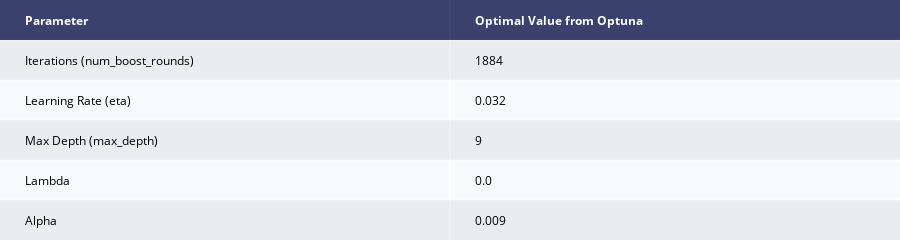

The cell this chart's notebook holds for it:
### Code cell
# Suppress optuna log messages
optuna.logging.set_verbosity(optuna.logging.WARNING) 

# Optuna objective function
def objective_trend_xgb(trial):
    
    # Get data for the trend model
    xtrain_reg = df_train.get_column("Time_index").to_numpy()
    xvalid_reg = df_valid.get_column("Time_index").to_numpy()

    xtrain_reg = xtrain_reg.reshape(-1,1)
    xvalid_reg = xvalid_reg.reshape(-1,1)
    
    ytrain = df_train.get_column("Vehicles").to_numpy()
    yvalid = df_valid.get_column("Vehicles").to_numpy()
    
    # Train and predict w/ the trend model
    reg_model = LinearRegression().fit(xtrain_reg, ytrain)

    # Predicting
    reg_preds_train = reg_model.predict(xtrain_reg)
    reg_preds_valid = reg_model.predict(xvalid_reg)
    
    # Calculate the residuals
    reg_resids_train = (ytrain - reg_preds_train)
    reg_resids_valid = (yvalid - reg_preds_valid)
    
    # Get the data for the XGB model
    xtrain_xgb = df_train.drop(["DateTime", "Junction", "Vehicles"]).to_numpy()
    xvalid_xgb = df_valid.drop(["DateTime", "Junction", "Vehicles"]).to_numpy()
    
    dmat_train = xgb.DMatrix(xtrain_xgb, label = reg_resids_train)
    dmat_valid = xgb.DMatrix(xvalid_xgb, label = reg_resids_valid)
    
    # Suggest hyperparameters
    params = {'objective': 'reg:squarederror',
              'eval_metric': 'rmse',
              'seed': 19970507,
              'eta': trial.suggest_float("eta", 1e-2, 0.25, log = True),
              'max_depth': trial.suggest_int("max_depth", 1, 14),
              'lambda': trial.suggest_float("lambda", 1e-8, 100.0, log = True),
              'alpha': trial.suggest_float("alpha", 1e-8, 100.0, log = True),
               'learning_rate':0.02,
             }
    
    # To evaluate training progress (set verbose_eval = True)
    watchlist = [(dmat_train, 'train'), (dmat_valid, 'eval')]
    
    # Train and predict w/ the XGBoost model
    xgb_model = xgb.train(params, 
                          dtrain = dmat_train, 
                          num_boost_round = trial.suggest_int("num_boost_round", 20, 3000),
                          evals = watchlist,
                          verbose_eval = False)
    
    xgb_preds_valid = xgb_model.predict(dmat_valid) 
    
    # Sum the final predictions
    trend_xgb_preds_valid = (reg_preds_valid + xgb_preds_valid)
    
    # Return the RMSE
    return math.sqrt(mean_squared_error(yvalid,  trend_xgb_preds_valid))
    

# Set up and run the Optuna study
study_trend_xgb = optuna.create_study(direction = 'minimize')
study_trend_xgb.optimize(objective_trend_xgb, n_trials = 10)

# Create a table showing the best parameters
trend_xgb_table = [["Parameter", "Optimal Value from Optuna"],
                  ["Iterations (num_boost_rounds)", study_trend_xgb.best_params['num_boost_round']],
                  ['Learning Rate (eta)', round(study_trend_xgb.best_params['eta'], 3)],
                  ['Max Depth (max_depth)', round(study_trend_xgb.best_params['max_depth'], 3)],
                  ['Lambda', round(study_trend_xgb.best_params['lambda'], 3)],
                  ['Alpha', round(study_trend_xgb.best_params['alpha'], 3)]]

ff.create_table(trend_xgb_table)

### Figure 1 — Plotly figure (JSON) as saved in the notebook; plotly's stock layout.template omitted (floating-point values rounded to 4 significant figures)
{"data": [{"colorscale": [[0, "#00083e"], [0.5, "#ededee"], [1, "#ffffff"]], "hoverinfo": "none", "opacity": 0.75, "showscale": false, "type": "heatmap", "z": [[0, 0], [0.5, 0.5], [1, 1], [0.5, 0.5], [1, 1], [0.5, 0.5]]}], "layout": {"annotations": [{"align": "left", "font": {"color": "#ffffff"}, "showarrow": false, "text": "<b>Parameter</b>", "x": -0.45, "xanchor": "left", "xref": "x", "y": 0, "yref": "y"}, {"align": "left", "font": {"color": "#ffffff"}, "showarrow": false, "text": "<b>Optimal Value from Optuna</b>", "x": 0.55, "xanchor": "left", "xref": "x", "y": 0, "yref": "y"}, {"align": "left", "font": {"color": "#000000"}, "showarrow": false, "text": "Iterations (num_boost_rounds)", "x": -0.45, "xanchor": "left", "xref": "x", "y": 1, "yref": "y"}, {"align": "left", "font": {"color": "#000000"}, "showarrow": false, "text": "1884", "x": 0.55, "xanchor": "left", "xref": "x", "y": 1, "yref": "y"}, {"align": "left", "font": {"color": "#000000"}, "showarrow": false, "text": "Learning Rate (eta)", "x": -0.45, "xanchor": "left", "xref": "x", "y": 2, "yref": "y"}, {"align": "left", "font": {"color": "#000000"}, "showarrow": false, "text": "0.032", "x": 0.55, "xanchor": "left", "xref": "x", "y": 2, "yref": "y"}, {"align": "left", "font": {"color": "#000000"}, "showarrow": false, "text": "Max Depth (max_depth)", "x": -0.45, "xanchor": "left", "xref": "x", "y": 3, "yref": "y"}, {"align": "left", "font": {"color": "#000000"}, "showarrow": false, "text": "9", "x": 0.55, "xanchor": "left", "xref": "x", "y": 3, "yref": "y"}, {"align": "left", "font": {"color": "#000000"}, "showarrow": false, "text": "Lambda", "x": -0.45, "xanchor": "left", "xref": "x", "y": 4, "yref": "y"}, {"align": "left", "font": {"color": "#000000"}, "showarrow": false, "text": "0.0", "x": 0.55, "xanchor": "left", "xref": "x", "y": 4, "yref": "y"}, {"align": "left", "font": {"color": "#000000"}, "showarrow": false, "text": "Alpha", "x": -0.45, "xanchor": "left", "xref": "x", "y": 5, "yref": "y"}, {"align": "left", "font": {"color": "#000000"}, "showarrow": false, "text": "0.009", "x": 0.55, "xanchor": "left", "xref": "x", "y": 5, "yref": "y"}], "height": 230, "margin": {"b": 0, "l": 0, "r": 0, "t": 0}, "xaxis": {"dtick": 1, "gridwidth": 2, "showticklabels": false, "tick0": -0.5, "ticks": "", "zeroline": false}, "yaxis": {"autorange": "reversed", "dtick": 1, "gridwidth": 2, "showticklabels": false, "tick0": 0.5, "ticks": "", "zeroline": false}}}
